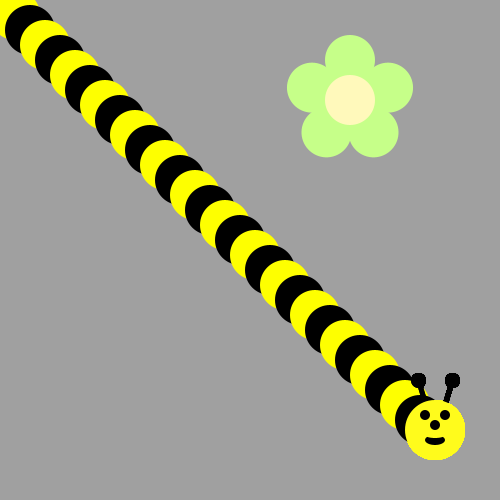
Frame 1 (no input)
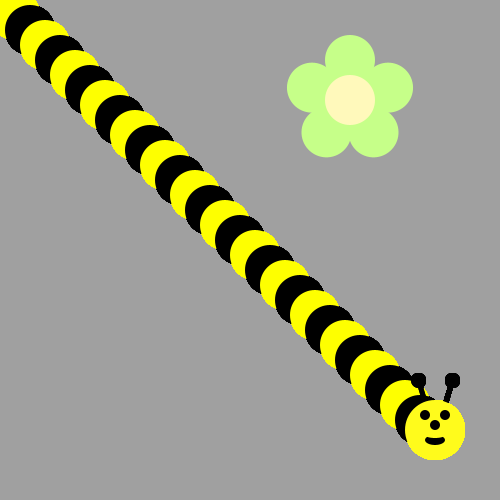
Frame 60 (the mouse pressed at the canvas centre just before this capture)
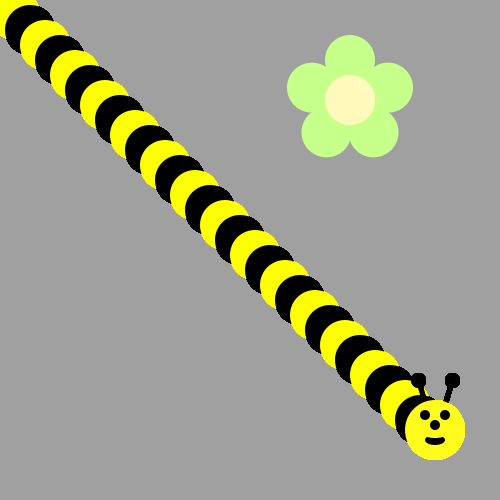
Frame 120 (the mouse held since frame 60 and released just before this capture)

The Processing sketch that drew these frames (run headless with seeded random() and noise(); from frame 60 on, the mouse is pressed at the canvas centre):

// Processing sketch: bumble_bee
// ── bumble_bee.pde

void setup() {
     ellipseMode(CENTER);
     size(500, 500);
     background(160, 160, 160);
     drawFlower(350, 100);
}
// First run the program and you should see a flower.  
  
  
/* Then, use a loop to make a body for the Bee! 
(see the image on the recipe, it's a diagonal line of circles)
Use modulo to make the colors alternate between yellow and black
*/
void draw() {
  for(int i=0; i<29; i++){
  if(i % 2 == 0)
  {
  fill(#000000);
  }
   if(i % 2 == 1)
  {
  fill(#FEFF00);
  }
  ellipse(i*15,i*15,50,50);
  drawBeeFace(435,430);  
    
  }



/*
Now put his head on using drawBeeFace(x,y)
*/

}

/**************   Use these methods but  DON'T CHANGE THE CODE BELOW  **************/

void drawFlower(int x, int y) {
     noStroke();
     translate(x, y);
     // draw 5 petals, rotating after each one
     fill(#c6ff89);      // green
      for (int i = 0; i < 5; i++) {
           ellipse(0, -40, 50, 50);
          rotate(radians(72));
     }
     fill(#fff9bb); // light yellow
     ellipse(0, 0, 50, 50);
} 
void drawBeeFace(int BeeFaceX, int BeeFaceY) {
     noStroke();
     fill(0, 0, 0);
     stroke(1);
     strokeWeight(5);
     line(BeeFaceX-10, BeeFaceY-27, BeeFaceX-17, BeeFaceY-50);
     line(BeeFaceX+10, BeeFaceY-27, BeeFaceX+17, BeeFaceY-50);
     ellipse(BeeFaceX-17, BeeFaceY-50, 10, 10);
     ellipse(BeeFaceX+17, BeeFaceY-50, 10, 10);
     noStroke();
     fill(255, 251, 28);
     ellipse(BeeFaceX, BeeFaceY, 60, 60); // face
     fill(255, 237, 209);
     fill(0,0,0);
      ellipse(BeeFaceX-10, BeeFaceY-15, 10, 10); // eyes
     ellipse(BeeFaceX+10, BeeFaceY-15, 10, 10);
      ellipse(BeeFaceX, BeeFaceY-5, 10, 10); // nose
      ellipse(BeeFaceX, BeeFaceY+10, 20, 10);// mouth
     fill(255, 251, 28);
     ellipse(BeeFaceX, BeeFaceY+5, 20, 6);
}
